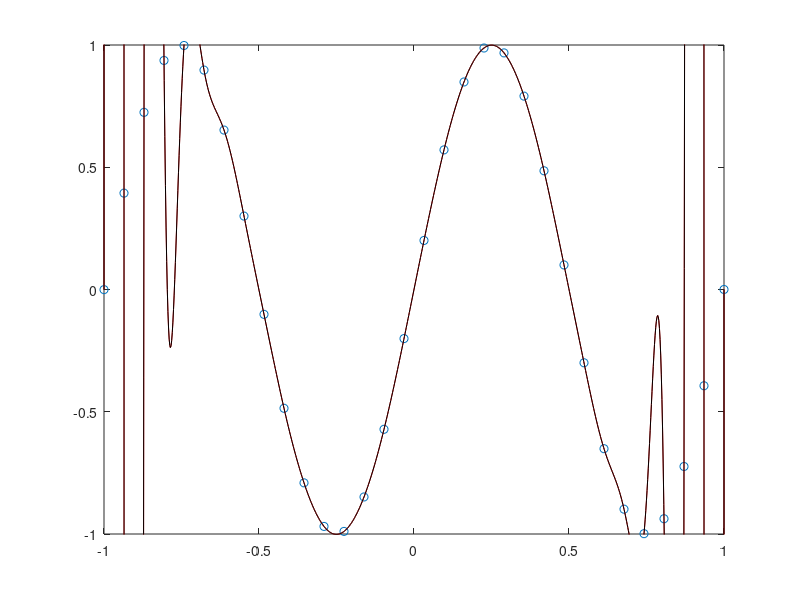

The MATLAB source for this figure:

N=32;
#N=22;
M=1000;
xx=linspace(-1,1,N);

yy=sin(2*pi*xx) + 9.5e-4*2*(rand(1,N) - 0.5);

hold off
plot(xx,yy,"o")
xlim([-1,1])
ylim([-1,1])
hold on

xxx=linspace(xx(1),xx(end),M);

# ラグランジェ補間を手動で行う
phi=ones(N,M);

for i=1:N
    for(j=1:N)
       if i != j
            phi(i,:).*=((xxx-xx(j))/(xx(i)-xx(j)));
        endif
    endfor
endfor

H = zeros(1,M);
for i=1:N
    H(1,:) += phi(i,:).*yy(i);
endfor

plot(xxx,H, "r")


#polyfit使用
#結果同じでした。。。苦労したのに。。
c=polyfit(xx,yy,N-1);
yfit=polyval(c,xxx);
plot(xxx,yfit,"k")

